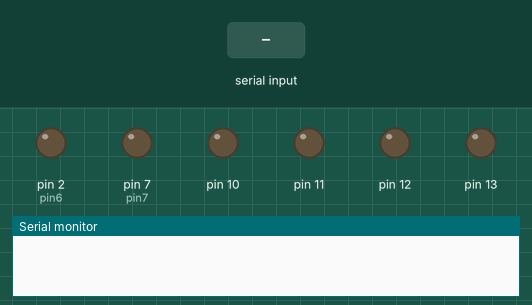
This sketch was run on a simulated Arduino Uno, built with avr-gcc and run on an emulated ATmega328P. Shown: output pins drawn as LEDs (lit = HIGH), the last lines printed to the serial monitor. The test bench sets the inputs (shaded band).

Above: at 1.2 s.
1.3 s: "90,45\n" received over Serial
At 2.1 s:
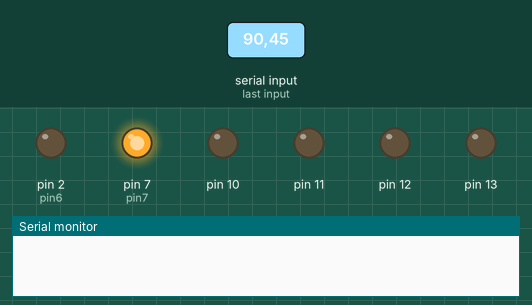
2.8 s: "1\n" received over Serial
At 4.0 s:
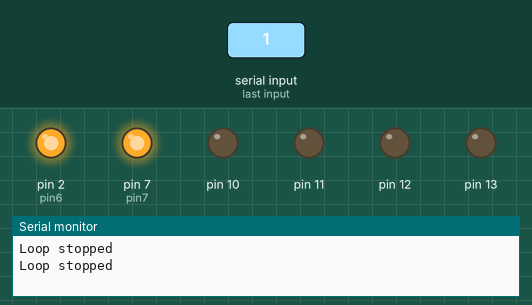
4.3 s: "1\n" received over Serial
At 5.4 s:
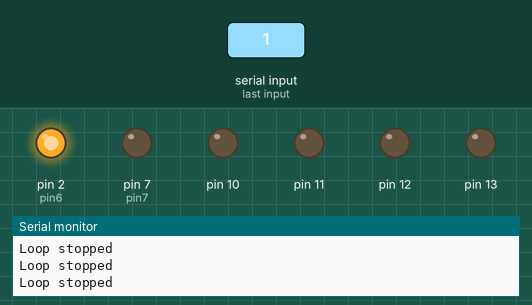
5.8 s: "1,90\n" received over Serial
At 6.7 s:
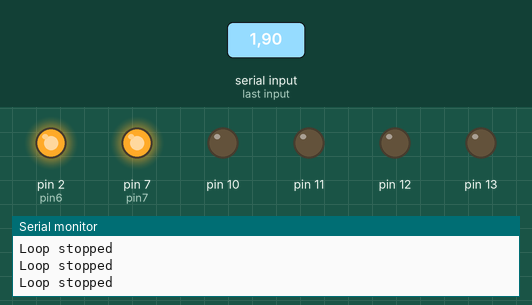
Timing chart, 0 to 8.3 s (numbered marks = the images above; inputs shaded):
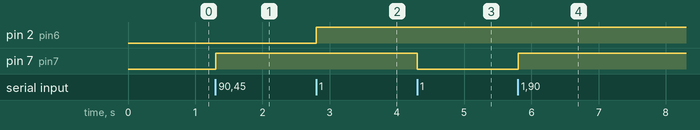

The sketch:

LEDControl.ino
```cpp
class Common {
  public:
  virtual void on(){}
  virtual void OFF(){}
  virtual Common* getNextState(){}
  virtual void setNextState(Common*){}
  virtual void encodeLEDCOlor(){}
  virtual int get_delay(){}
  virtual void set_delay(int){}
};
class LED{
  private:
  int pin,pin7 = 7,pin6 = 2;
  public:
  LED(int p){
    pinMode(p, OUTPUT);
    pinMode(pin7, OUTPUT);
    pinMode(pin6, OUTPUT);
     pin = p;
  }
  void on(){
    digitalWrite(pin,HIGH);
  }
  void off(){
    printf("Turning Off");
    digitalWrite(pin,LOW);
  }
  void encode(int pin7val,int pin6val){
       switch (pin7val) {
        case 0:
            digitalWrite(7, LOW);
            break;
        case 1:
            digitalWrite(7, HIGH);
            break;
        default:
            Serial.println("Invalid value for pin 7");
            break;
    }

    switch (pin6val) {
        case 0:
            digitalWrite(2, LOW);
            break;
        case 1:
            digitalWrite(2, HIGH);
            break;
        default:
            Serial.println("Invalid value for pin 6");
            break;
    }

  }
};

class Blue : public Common {
  private:
  LED obj = LED(12);
  int del = 1;
  Common* next_state ;
  public:
  Blue(){}
   void on() override{
    obj.on();
  }
  void OFF() override{
    obj.off();
  }
   void setNextState(Common* val) {
     next_state = val;
  }
  Common* getNextState() {
    return next_state;
  }
  void encodeLEDCOlor(){
    obj.encode(0, 1);
  }
  int get_delay(){
    return del;
  }
  void  set_delay(int val){
    del = val;
  }
};

class Green: public Common {
  private:
  LED obj = LED(13);
  int del = 1;
  Common* next_state;

  public:
   void on() override {
    obj.on();
  }
  void OFF() override{
    obj.off();
  }
  void setNextState(Common* val) {
     next_state = val;
  }
  Common* getNextState() {
    return next_state;
  }
   void encodeLEDCOlor(){
    obj.encode(1, 0);
  }
  int get_delay(){
    return del;
  }
   void  set_delay(int val){del = val;}
  };

class Red:public Common{
  private:
  LED obj = LED(11) ;
  int del = 1;
  Common* next_state;
  public:
  Red(){}
   void on()  override {
    obj.on();
  }
  void OFF() override {
    obj.off();
  }
  void setNextState(Common* val) {
     next_state = val;

  }
  Common* getNextState() {
    return next_state;
  }
   void encodeLEDCOlor(){
    obj.encode(1, 1);
  }
  int get_delay(){
    return del;
  }
  void  set_delay(int val){del = val;}
};

class State {
  private:
  Common* red;
  Common* blue;
  Common* green;

  public:
  State(){
     red = new Red();
     blue = new Blue();
     green = new Green();
     red ->setNextState(blue);
     red ->set_delay(4);
     green ->setNextState(red);
     green ->set_delay(4);
     blue -> setNextState(green);
     blue ->set_delay(4);


  }
     Common* get_first_state(){
      return blue;
     }
  };

  class Control{
    private:
    int i = 1;

    public:
    Control(){}
    bool holdThreadUntil(int val){
      Serial.println("Loop stopped");
            bool runLoop = false;
            int command;
            while(true){
              if (Serial.available() > 0) {
                command = Serial.parseInt();  // Read integer command
               }
              if(command == val){
                runLoop = true;
                return runLoop;
                break;
                }


        }

    }

  };

State var = State();
Common* obj = var.get_first_state();
int del = 1;

Control ctrl = Control();

bool runLoop = false;
void setup(){
  Serial.begin(9600);
  pinMode(10, OUTPUT);
  pinMode(4,INPUT);
}
void loop() {

  if (Serial.available() > 0) {
         int command = Serial.parseInt();  // Read integer command

        if (command == 1) {
            runLoop = true;
            Serial.println("Loop started");
        } else if (command == 0) {
           runLoop = ctrl.holdThreadUntil(1);
        }
    else{runLoop = true;}
  }
   if (runLoop) {
  obj ->on();
  obj ->encodeLEDCOlor();
  digitalWrite(10,HIGH);
  delayMicroseconds(10);
  digitalWrite(10,LOW);
  del = obj ->get_delay();
  delay(del);

  obj -> OFF();
  obj = obj ->getNextState();
  }
}


  
```

Measured:
- after the input at 1.3 s, pin 7 (pin7): LOW → HIGH at once
- after the input at 2.8 s, pin 2 (pin6): LOW → HIGH at once
- after the input at 4.3 s, pin 7 (pin7): HIGH → LOW at once
- after the input at 5.8 s, pin 7 (pin7): LOW → HIGH at once
